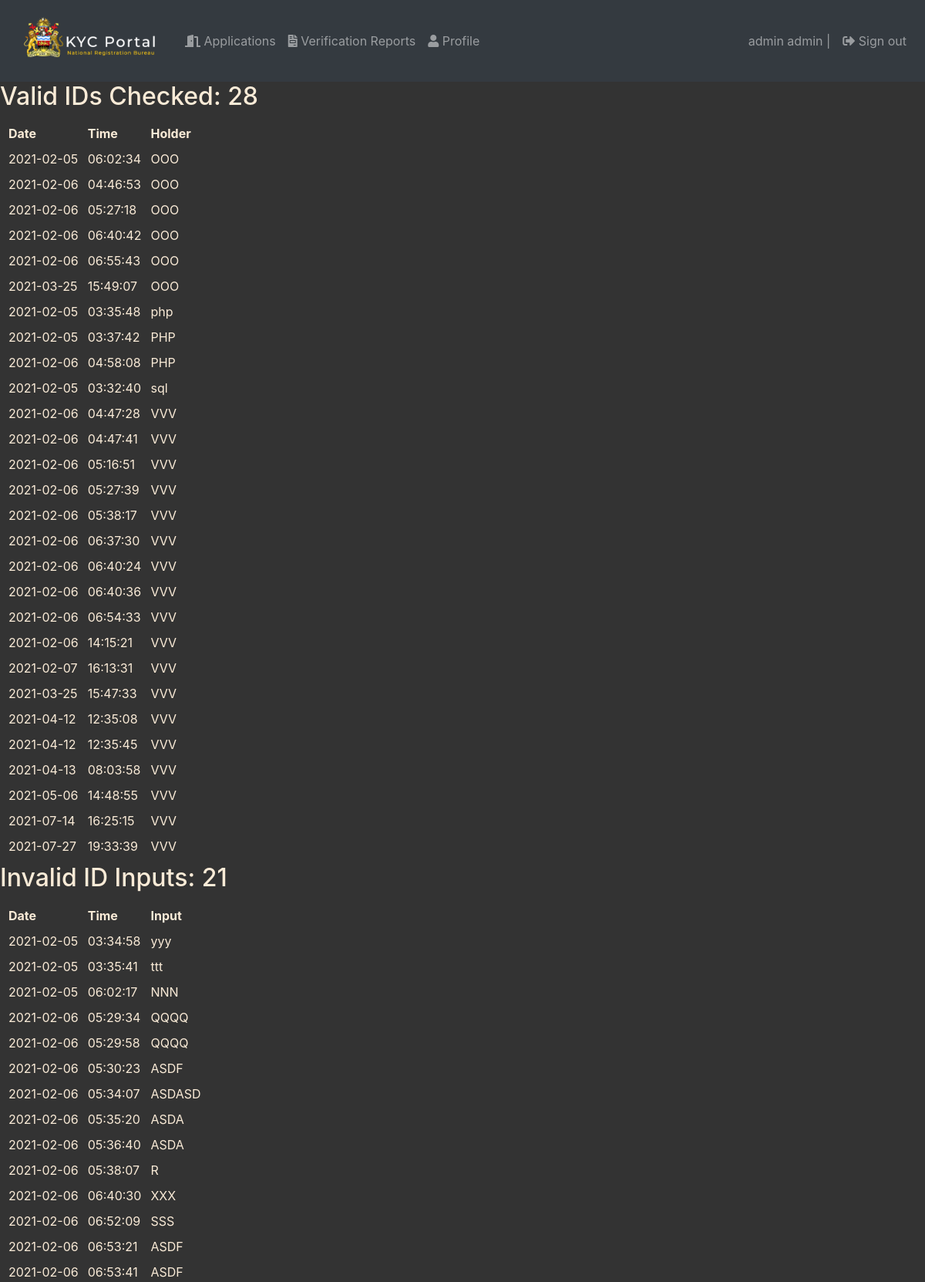
The app's page /nrb_admin/logs.php (signed in, upper part) with its own data.
### tables this page shows
CREATE TABLE `users` (
  `id` varchar(16) NOT NULL,
  `type` int(11) DEFAULT NULL,
  `institution` int(11) NOT NULL,
  `NID_number` varchar(16) DEFAULT NULL,
  `first_name` varchar(32) DEFAULT NULL,
  `surname` varchar(32) DEFAULT NULL,
  `email` varchar(32) DEFAULT NULL,
  `phone` varchar(16) DEFAULT NULL,
  `password` varchar(256) DEFAULT NULL
);

CREATE TABLE `verification_log` (
  `log_code` varchar(16) NOT NULL,
  `date` date DEFAULT NULL,
  `time` time DEFAULT NULL,
  `user` varchar(16) DEFAULT NULL,
  `holder` varchar(16) DEFAULT NULL,
  `input` varchar(16) DEFAULT NULL
);

### includes/user.php (called while the page is built, shortened)
<?php
class User{
    private $id, $type, $institutionID, $nid_number, $first_name, $surname, $email, $phone;
    public function load($id){
        $sql = "select * from users where id = '$id'";
        $rs = query($sql);
        if ($rs->num_rows == 1){
            $row = $rs->fetch_array();
            $this->first_name = $row[4];
            $this->surname = $row[5];
            return true;
        }else return false;
    }
    public function getFullName(){
        return $this->first_name . " " .$this->surname;
    }
}

### includes/data.php (called while the page is built, shortened)
<?php
function getConnection() : mysqli{
    return new mysqli("localhost", "dev", "", "kyc_portal_db");
}
function query($sql){
    return getConnection()->query($sql);
}
function queryArray($sql){
    $result_set = getConnection()->query($sql);
    if($result_set->num_rows > 0){
        $list = array();
        for ($i = 0; $i < $result_set->num_rows; $i++){
            $values = $result_set->fetch_array(MYSQLI_NUM);
            $list[$i] = $values;
        }
        return $list;
    }else return null;
}

### includes/log.php (called while the page is built, shortened)
<?php
class Log{
    public function load_valid($code){
        $sql = "select * from verification_log where log_code = '$code'";
        $rs = query($sql);
        if($rs->num_rows == 1){
            $row = $rs->fetch_array();
            $this->date = $row[1];
            $this->time = $row[2];
            $this->input = $row[4];
            return true;
        }else return false;
    }
    public function load_invalid($code){
        $sql = "select * from verification_log where log_code = '$code'";
        $rs = query($sql);
        if($rs->num_rows == 1){
            $row = $rs->fetch_array();
            $this->date = $row[1];
            $this->time = $row[2];
            $this->input = $row[5];
            return true;
        }else return false;
    }
    public static function allValidLogs(){
        $logs = array();
        $sql = "select log_code from verification_log where holder is not null";
        $rows = queryArray($sql);
        $i = 0;
        foreach ($rows as $row){
            $log = new Log();
            if($log->load_valid($row[0])){
                $logs[$i] = $log;
                $i++;
            }
        }
        return $logs;
    }
    public static function allInvalidLogs(){
        $logs = array();
        $sql = "select log_code from verification_log where input is not null";
        $rows = queryArray($sql);
        $i = 0;
        foreach ($rows as $row){
            $log = new Log();
            if($log->load_invalid($row[0])){
                $logs[$i] = $log;
                $i++;
            }
        }
        return $logs;
    }
}

### nrb_admin/logs.php (the view, shortened to what this page needs)
<?php
include_once 'log_check.php';
$validLogs = Log::allValidLogs();
$invalidLogs = Log::allInvalidLogs();
?>
<html>
<head>
</head>
<body>
	<div>
	<h2>Valid IDs Checked: <?php echo sizeof($validLogs)?></h2>
	<table>
		<thead>
			<tr>
				<th>Date</th> <th>Time</th> <th>Holder</th>
			</tr>
		</thead>
		<tbody>
			<?php
			if ($validLogs != null){
			    foreach ($validLogs as $log){
			        echo "<tr><td>".$log->date."</td> <td>".$log->time."</td> <td>".$log->input."</td></tr>";
			    }
			}
			?>
		</tbody>
	</table>
	<h2>Invalid ID Inputs: <?php echo sizeof($invalidLogs)?></h2>
	<table>
		<thead>
			<tr>
				<th>Date</th> <th>Time</th> <th>Input</th>
			</tr>
		</thead>
		<tbody>
			<?php
			if ($invalidLogs != null){
			    foreach ($invalidLogs as $log){
			        echo "<tr><td>".$log->date."</td> <td>".$log->time."</td> <td>".$log->input."</td></tr>";
			    }
			}
			?>
		</tbody>
	</table>
</div>
</body>
</html>

### nrb_admin/log_check.php (shortened to what this page needs)
<?php
$userID = $_SESSION['userID'];
$user = new User();
$user->load($userID);
?>
<html>
<head>
    <link rel="stylesheet" href="../assets/css/bootstrap.min.css">
    <link rel="stylesheet" href="../assets/css/font-awesome.css">
    <link rel="stylesheet" href="../assets/css/styles.css">
    <link rel="stylesheet" href="../assets/css/applications.css">
</head>
<body>
    <nav class="navbar navbar-expand-sm navbar-dark bg-dark">
        <a class="navbar-brand" href="#"><img src="../assets/img/logo-light.png" alt="logo" width="200"></a>
        <div class="collapse navbar-collapse" id="collapsibleNavId">
            <ul class="navbar-nav mr-auto mt-2 mt-lg-0">
                <li class="nav-item">
                    <a class="nav-link" href="index.php"><i class="fas fa-door-open"></i> Applications</a>
                </li>
                <li class="nav-item">
                    <a class="nav-link" href="reports.php"> <i class="fas fa-file-invoice    "></i> Verification
                        Reports</a>
                </li>
                <li class="nav-item">
                    <a class="nav-link" href="profile.php"><i class="fa fa-user" aria-hidden="true"></i> Profile</a>
                </li>
            </ul>
            <div class="my-2 my-lg-0 nav-item">
                <ul class="navbar-nav mr-auto mt-2 mt-lg-0">
					<li class="nav-item">
						<span class="nav-link"><?php echo $user->getFullName()?> | </span>
					</li>
                    <li class="nav-item">
                        <a class="nav-link" href="../?logout"> <i class="fas fa-sign-out-alt    "></i> Sign out </a>
                    </li>
                </ul>
            </div>
        </div>
    </nav>

### assets/css/styles.css (style rules this page uses)
body { background: #333333; color: antiquewhite; }

### assets/css/applications.css (style rules this page uses)
.nav-link { color: #faebd7; }

### nrb_admin/logs.php (style rules this page uses)
th, td { border-bottom: solid 1px #333333; margin: 10px; }
table { border-spacing: 10px; border-collapse: separate; }

### records on screen
users: $user->getFullName() "admin admin"
verification_log: date "2021-02-05", time "06:02:34", holder "OOO"
verification_log: date "2021-02-06", time "04:46:53", holder "OOO"
verification_log: date "2021-02-06", time "05:27:18", holder "OOO"
verification_log: date "2021-02-06", time "06:40:42", holder "OOO"
verification_log: date "2021-02-06", time "06:55:43", holder "OOO"
verification_log: date "2021-03-25", time "15:49:07", holder "OOO"
verification_log: date "2021-02-05", time "03:35:48", holder "php"
verification_log: date "2021-02-05", time "03:37:42", holder "PHP"
verification_log: date "2021-02-06", time "04:58:08", holder "PHP"
verification_log: date "2021-02-05", time "03:32:40", holder "sql"
verification_log: date "2021-02-06", time "04:47:28", holder "VVV"
verification_log: date "2021-02-06", time "04:47:41", holder "VVV"
verification_log: date "2021-02-06", time "05:16:51", holder "VVV"
verification_log: date "2021-02-06", time "05:27:39", holder "VVV"
verification_log: date "2021-02-06", time "05:38:17", holder "VVV"
verification_log: date "2021-02-06", time "06:37:30", holder "VVV"
verification_log: date "2021-02-06", time "06:40:24", holder "VVV"
verification_log: date "2021-02-06", time "06:40:36", holder "VVV"
verification_log: date "2021-02-06", time "06:54:33", holder "VVV"
verification_log: date "2021-02-06", time "14:15:21", holder "VVV"
verification_log: date "2021-02-07", time "16:13:31", holder "VVV"
verification_log: date "2021-03-25", time "15:47:33", holder "VVV"
verification_log: date "2021-04-12", time "12:35:08", holder "VVV"
verification_log: date "2021-04-12", time "12:35:45", holder "VVV"
verification_log: date "2021-04-13", time "08:03:58", holder "VVV"
verification_log: date "2021-05-06", time "14:48:55", holder "VVV"
verification_log: date "2021-07-14", time "16:25:15", holder "VVV"
verification_log: date "2021-07-27", time "19:33:39", holder "VVV"
verification_log: date "2021-02-05", time "03:34:58", input "yyy"
verification_log: date "2021-02-05", time "03:35:41", input "ttt"
verification_log: date "2021-02-05", time "06:02:17", input "NNN"
verification_log: date "2021-02-06", time "05:29:34", input "QQQQ"
verification_log: date "2021-02-06", time "05:29:58", input "QQQQ"
verification_log: date "2021-02-06", time "05:30:23", input "ASDF"
verification_log: date "2021-02-06", time "05:34:07", input "ASDASD"
verification_log: date "2021-02-06", time "05:35:20", input "ASDA"
verification_log: date "2021-02-06", time "05:36:40", input "ASDA"
verification_log: date "2021-02-06", time "05:38:07", input "R"
verification_log: date "2021-02-06", time "06:40:30", input "XXX"
verification_log: date "2021-02-06", time "06:52:09", input "SSS"
verification_log: date "2021-02-06", time "06:53:21", input "ASDF"
verification_log: date "2021-02-06", time "06:53:41", input "ASDF"

### other values on screen
sizeof($validLogs) "28"
sizeof($invalidLogs) "21"
